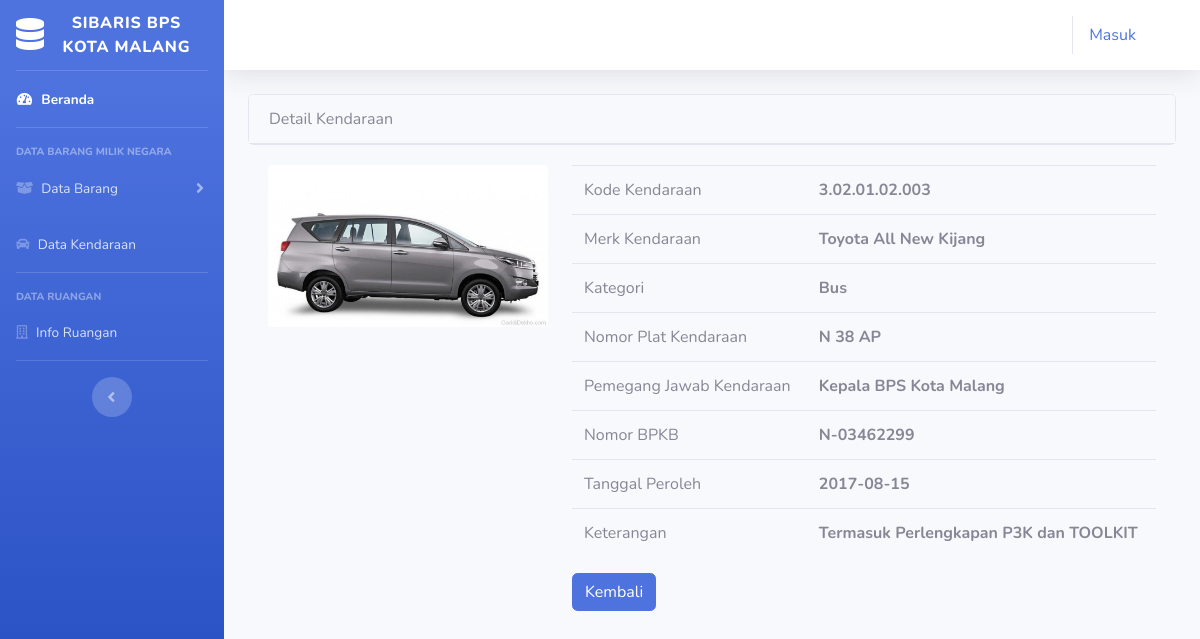
Screenshot of /index.php/Kendaraan/detail_kendaraan/8 with the database file from the repository.
### tables this page shows
CREATE TABLE `tb_kendaraan` (
  `id_kendaraan` int(11) NOT NULL,
  `kode_kendaraan` varchar(20) NOT NULL,
  `merk_kendaraan` varchar(50) NOT NULL,
  `tipe_kendaraan` varchar(50) NOT NULL,
  `kategori_kendaraan` varchar(15) NOT NULL,
  `nopol` varchar(20) NOT NULL,
  `pj_kendaraan` varchar(50) NOT NULL,
  `no_bpkb` varchar(25) NOT NULL,
  `tanggal_peroleh` date NOT NULL,
  `foto` varchar(100) NOT NULL,
  `keterangan` varchar(100) NOT NULL,
  `created` datetime NOT NULL DEFAULT CURRENT_TIMESTAMP,
  `modified` datetime DEFAULT NULL ON UPDATE CURRENT_TIMESTAMP
);

### application/controllers/Kendaraan.php (called while the page is built, shortened)
<?php
class Kendaraan extends CI_Controller {
    public function detail_kendaraan($id_kendaraan)
    {
        $data['kendaraan'] = $this->Model_kendaraan->detail_kendaraan($id_kendaraan);
        $this->load->view('templates/header');
        $this->load->view('templates/sidebar');
        $this->load->view('Detail_kendaraan', $data);
        $this->load->view('templates/footer');
    }
}
?>

### index.php (called while the page is built, shortened)
<?php
require_once BASEPATH.'core/CodeIgniter.php';

### application/models/Model_kendaraan.php (called while the page is built, shortened)
<?php
class Model_kendaraan extends CI_Model {
    public function detail_kendaraan($id_kendaraan)
    {
        $result =$this->db->where('id_kendaraan', $id_kendaraan)->get('tb_kendaraan');
        if($result->num_rows() > 0){
            return $result->result();
        } else{
            return false;
        }
    }
}
?>

### application/views/Detail_kendaraan.php (the view)
<div class="container-fluid">
    <div class="card">
    <div class="card-header">Detail Kendaraan</div>
    </div>
    <div class="card-body">
    <?php foreach($kendaraan as $kn): ?>
        <div class="row">
            <div class="col-md-4">
                <img src="<?php echo base_url().'/uploads/'.$kn->foto ?>" class="card-img-top">
            </div>
            <div class="col-md-8">
                <table class="table">
                    <tr>
                        <td>Kode Kendaraan</td>
                        <td><strong><?php echo $kn->kode_kendaraan ?></strong></td>
                    </tr>
                    <tr>
                        <td>Merk Kendaraan</td>
                        <td><strong><?php echo $kn->merk_kendaraan ?></strong></td>
                    </tr>
                    <tr>
                        <td>Kategori</td>
                        <td><strong><?php echo $kn->kategori_kendaraan ?></strong></td>
                    </tr>
                    <tr>
                        <td>Nomor Plat Kendaraan</td>
                        <td><strong><?php echo $kn->nopol ?></strong></td>
                    </tr>
                    <tr>
                        <td>Pemegang Jawab Kendaraan</td>
                        <td><strong><?php echo $kn->pj_kendaraan ?></strong></td>
                    </tr>
                    <tr>
                        <td>Nomor BPKB</td>
                        <td><strong><?php echo $kn->no_bpkb ?></strong></td>
                    </tr>
                    <tr>
                        <td>Tanggal Peroleh</td>
                        <td><strong><?php echo $kn->tanggal_peroleh ?></strong></td>
                    </tr>
                    <tr>
                        <td>Keterangan</td>
                        <td><strong><?php echo $kn->keterangan ?></strong></td>
                    </tr>
                </table>
                <a href="<?= base_url(); ?>Kendaraan" class="btn btn-primary">Kembali</a>
            </div>
        </div>
        <?php endforeach; ?>
    </div>
    </div>
</div>

### rows the page displays
tb_kendaraan: foto (picture), kode_kendaraan "3.02.01.02.003", merk_kendaraan "Toyota All New Kijang", kategori_kendaraan "Bus", nopol "N 38 AP", pj_kendaraan "Kepala BPS Kota Malang", no_bpkb "N-03462299", tanggal_peroleh "2017-08-15", keterangan "Termasuk Perlengkapan P3K dan TOOLKIT"

### other values shown
anchor('Auth/login','Masuk') "Masuk"
